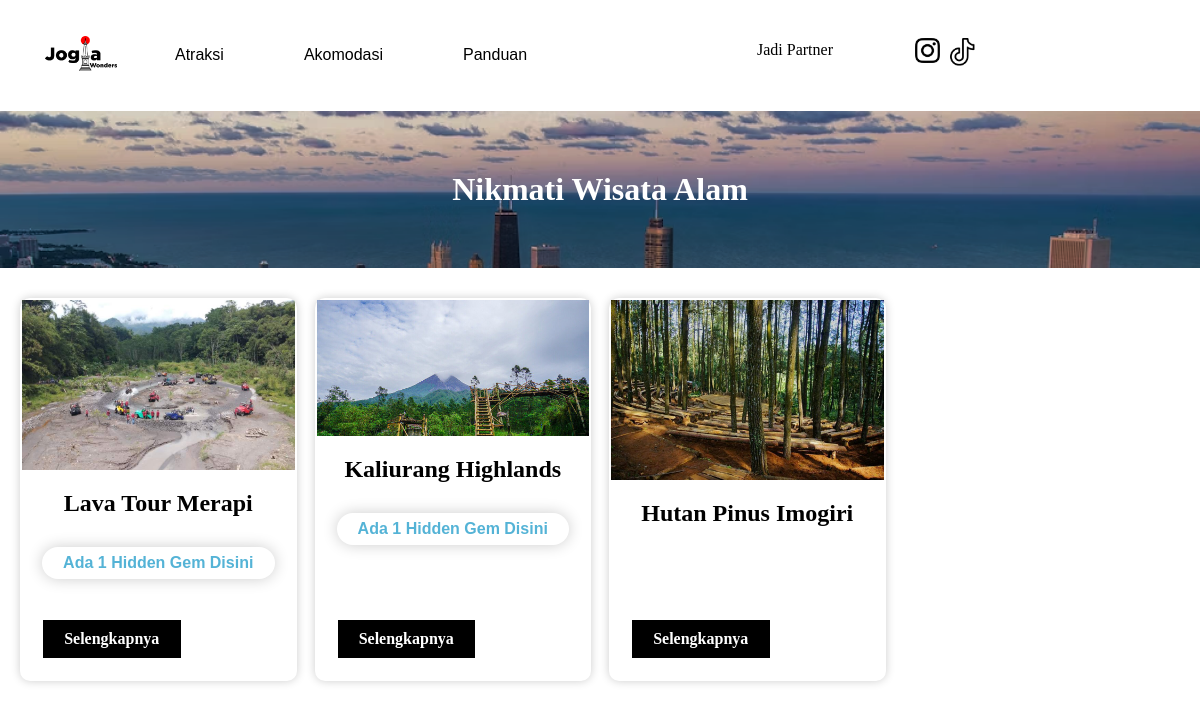
Screenshot of /php/pages/atraksi.php?Kategori=Alam with the database file from the repository.
### tables this page shows
CREATE TABLE `atraksi` (
  `IDAtraksi` int(11) NOT NULL,
  `Judul` varchar(255) DEFAULT NULL,
  `Isi` text DEFAULT NULL,
  `TanggalPublikasi` date DEFAULT NULL,
  `Kategori` varchar(50) DEFAULT NULL,
  `Tautan` varchar(255) DEFAULT NULL,
  `Gambar` varchar(255) DEFAULT NULL,
  `IDLokasi` int(11) NOT NULL
);

### php/pages/atraksi.php (the view, shortened to what this page needs)
<!DOCTYPE html>
<html lang="en">
<?php
include "../connect.php";
if ($_GET["Kategori"] == "Alam") {
    $sql = "SELECT atraksi.*, lokasi.Kode_Pos
    FROM atraksi
    INNER JOIN lokasi ON atraksi.IDLokasi = lokasi.IDLokasi
    WHERE atraksi.Kategori = 'Alam'";
} else if ($_GET["Kategori"] == "Sejarah") {
    $sql = "SELECT atraksi.*, lokasi.Kode_Pos
    FROM atraksi
    INNER JOIN lokasi ON atraksi.IDLokasi = lokasi.IDLokasi
    WHERE atraksi.Kategori = 'Sejarah'";
} else if ($_GET["Kategori"] == "Budaya") {
    $sql = "SELECT atraksi.*, lokasi.Kode_Pos
    FROM atraksi
    INNER JOIN lokasi ON atraksi.IDLokasi = lokasi.IDLokasi
    WHERE atraksi.Kategori = 'Budaya'";
} else if ($_GET["Kategori"] == "Hiburan") {
    $sql = "SELECT atraksi.*, lokasi.Kode_Pos
    FROM atraksi
    INNER JOIN lokasi ON atraksi.IDLokasi = lokasi.IDLokasi
    WHERE atraksi.Kategori = 'Hiburan'";
}
$result = mysqli_query($conn, $sql);
?>
<head>
    <link rel="stylesheet" href="../../css/navbar.css">
    <link rel="stylesheet" href="../../css/pages/atraksi.css">
</head>
<body>
    <?php
    if (mysqli_num_rows($result) > 0) {
    ?>
        <div class="container">
            <?php include "../navbar.php"; ?>
            <div class="container-image col-12 col-s-12">
                <div class="image">
                    <h1>Nikmati Wisata Alam</h1>
                </div>
            </div>
            <div class="container-katalog col-12">
                <div class="katalog col-12">
                    <?php
                    while ($row = mysqli_fetch_assoc($result)) :
                    ?>
                        <div class="card col-12">
                            <img src="../../assets/images/atraksi/<?= $row["Gambar"] ?>" alt="gambar">
                            <div class="description">
                                <h2 class="description-judul"><?= $row["Judul"] ?></h2>
                                <?php
                                $kodepos = $row["Kode_Pos"];
                                $sqls = "SELECT *
                                        FROM hiddengem
                                        INNER JOIN lokasi ON hiddengem.IDLokasi = lokasi.IDLokasi
                                        WHERE lokasi.Kode_Pos = $kodepos";
                                $results = mysqli_query($conn, $sqls);
                                $count = mysqli_num_rows($results) > 0 ? "Ada " . mysqli_num_rows($results) . " Hidden Gem Disini" : "";
                                ?>
                                <span id="counter"><?= $count ?></span>
                                <a href="<?= "articleatraksi.php?id=" . $row["IDAtraksi"] ?>">Selengkapnya</a>
                            </div>
                        </div>
                    <?php endwhile ?>
                </div>
            </div>
        </div>
    <?php
    } else {
        echo "0 results";
    }
    ?>
</body>
</html>

### css/navbar.css (style rules this page uses)
* { padding: 0; margin: 0; box-sizing: border-box; }
[class*="col-"] { float: left; }
@media only screen and (min-width: 1180px) { .col-12 { width: 100%; } }

### css/pages/atraksi.css (style rules this page uses)
* { padding: 0; margin: 0; box-sizing: border-box; }
[class*="col-"] { float: left; }
.image { background: url("../../assets/images/atraksi/0_banner_alam.png") no-repeat; background-size: cover; background-position: center; text-align: center; padding: 60px; }
.image h1 { color: white; }
.katalog { display: grid; grid-template-columns: repeat(4, minmax(0, 1fr)); grid-row-gap: 24px; grid-column-gap: 18px; padding: 30px 20px; }
.card { width: 25%; background: white; border: 2px solid rgba(255, 255, 255, 0.2); backdrop-filter: blur(20px); box-shadow: 0 0 10px rgba(0, 0, 0, 0.2); color: black; border-radius: 10px; display: flex; flex-direction: column; width: 100%; }
.card img { width: 100%; height: 15vw; object-fit: cover; object-position: top; }
.description { padding: 20px; display: flex; flex-direction: column; row-gap: 30px; height: 100%; }
.description h2 { text-align: center; }
.description a { font-weight: 800; margin-top: auto; color: white; background-color: black; text-decoration: none; padding: 10px; width: 60%; text-align: center; border: 1px solid; }
#counter { font-family: "Poppins", sans-serif; font-weight: 700; line-height: 2; text-decoration: none; border-radius: 50px; color: #54b3d6; box-shadow: 0px 0px 15px rgba(0, 0, 0, 0.2); text-align: center; }

### rows the page displays
atraksi: Gambar (picture), Judul "Lava Tour Merapi", count "Ada 1 Hidden Gem Disini"
atraksi: Gambar (picture), Judul "Kaliurang Highlands", count "Ada 1 Hidden Gem Disini"
atraksi: Gambar (picture), Judul "Hutan Pinus Imogiri"
